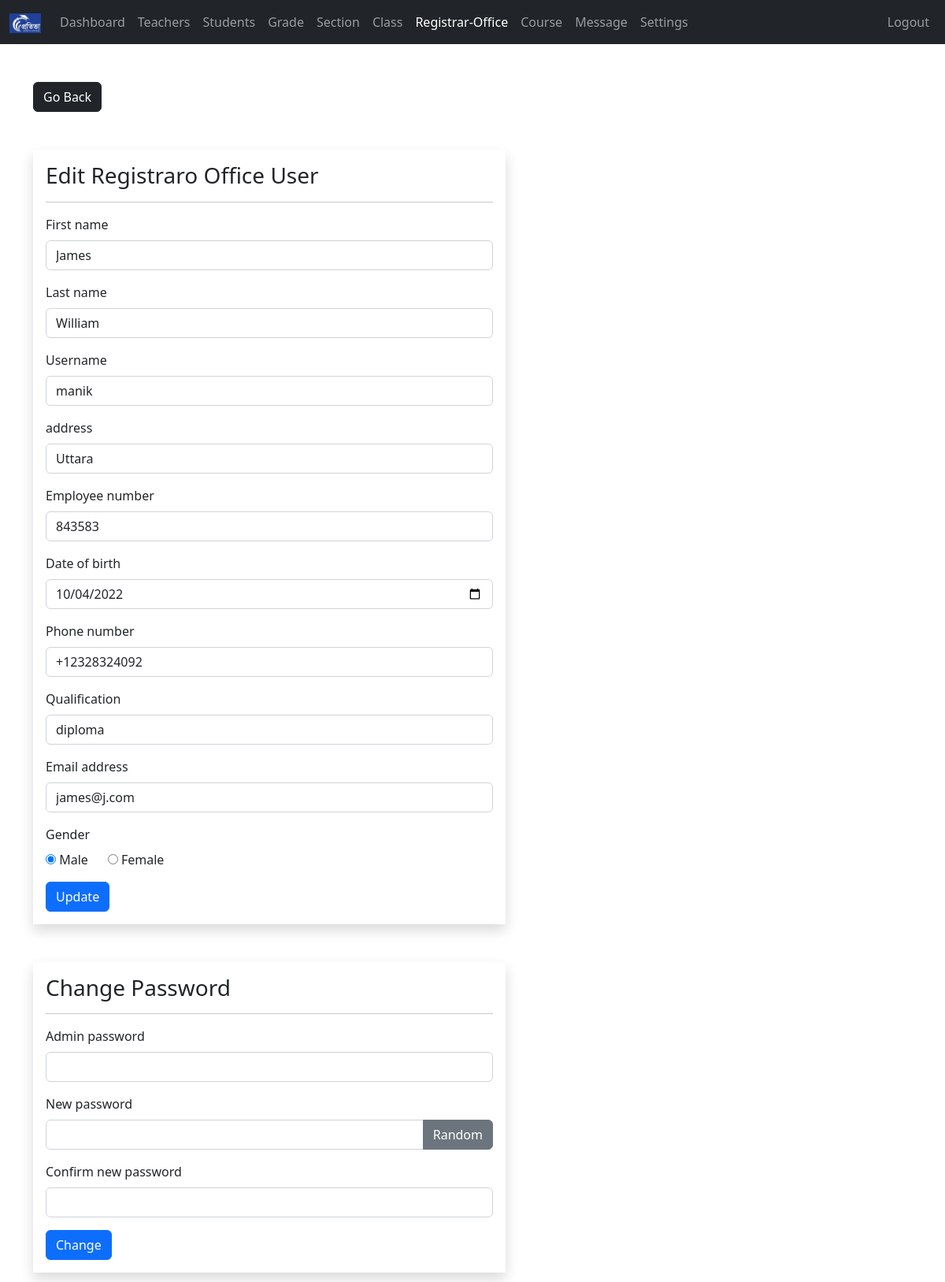
/admin/registrar-office-edit.php?r_user_id=1 (signed in), run on the app's committed database.
### tables this page shows
CREATE TABLE `registrar_office` (
  `r_user_id` int(11) NOT NULL,
  `username` varchar(127) NOT NULL,
  `password` varchar(255) NOT NULL,
  `fname` varchar(31) NOT NULL,
  `lname` varchar(31) NOT NULL,
  `address` varchar(31) NOT NULL,
  `employee_number` int(11) NOT NULL,
  `date_of_birth` date NOT NULL,
  `phone_number` varchar(31) NOT NULL,
  `qualification` varchar(31) NOT NULL,
  `gender` varchar(7) NOT NULL,
  `email_address` varchar(255) NOT NULL,
  `date_of_joined` datetime NOT NULL DEFAULT current_timestamp()
);

### admin/data/registrar_office.php (called while the page is built, shortened)
<?php
function getR_usersById($r_user_id, $conn){
  $sql = "SELECT * FROM registrar_office
          WHERE r_user_id=?";
  $stmt = $conn->prepare($sql);
  $stmt->execute([$r_user_id]);
  if ($stmt->rowCount() == 1) {
    $teacher = $stmt->fetch();
    return $teacher;
  }else {
  return 0;
  }
}

### admin/registrar-office-edit.php (the view, shortened to what this page needs)
<?php
if (isset($_SESSION['admin_id']) &&
  isset($_SESSION['role'])     &&
  isset($_GET['r_user_id'])) {
  if ($_SESSION['role'] == 'Admin') {
      include "../DB_connection.php";
      include "data/registrar_office.php";
      $r_user_id = $_GET['r_user_id'];
      $r_user = getR_usersById($r_user_id, $conn);
?>
<!DOCTYPE html>
<html lang="en">
<head>
<link rel="stylesheet" href="https://cdn.jsdelivr.net/npm/bootstrap@5.2.0/dist/css/bootstrap.min.css">
<link rel="stylesheet" href="../css/style.css">
<link rel="stylesheet" href="https://cdnjs.cloudflare.com/ajax/libs/font-awesome/4.7.0/css/font-awesome.min.css">
</head>
<body>
  <?php
      include "inc/navbar.php";
    ?>
    <div class="container mt-5">
      <a href="registrar-office.php"
          class="btn btn-dark">Go Back</a>
      <form method="post"
            class="shadow p-3 mt-5 form-w"
            action="req/registrar-office-edit.php">
      <h3>Edit Registraro Office User</h3><hr>
      <div class="mb-3">
        <label class="form-label">First name</label>
        <input type="text"
                class="form-control"
                value="<?=$r_user['fname']?>"
                name="fname">
      </div>
      <div class="mb-3">
        <label class="form-label">Last name</label>
        <input type="text"
                class="form-control"
                value="<?=$r_user['lname']?>"
                name="lname">
      </div>
      <div class="mb-3">
        <label class="form-label">Username</label>
        <input type="text"
                class="form-control"
                value="<?=$r_user['username']?>"
                name="username">
      </div>
      <div class="mb-3">
        <label class="form-label">address</label>
        <input type="text"
                class="form-control"
                value="<?=$r_user['address']?>"
                name="address">
      </div>
      <div class="mb-3">
        <label class="form-label">Employee number</label>
        <input type="text"
                class="form-control"
                value="<?=$r_user['employee_number']?>"
                name="employee_number">
      </div>
      <div class="mb-3">
        <label class="form-label">Date of birth</label>
        <input type="date"
                class="form-control"
                value="<?=$r_user['date_of_birth']?>"
                name="date_of_birth">
      </div>
      <div class="mb-3">
        <label class="form-label">Phone number</label>
        <input type="text"
                class="form-control"
                value="<?=$r_user['phone_number']?>"
                name="phone_number">
      </div>
      <div class="mb-3">
        <label class="form-label">Qualification</label>
        <input type="text"
                class="form-control"
                value="<?=$r_user['qualification']?>"
                name="qualification">
      </div>
      <div class="mb-3">
        <label class="form-label">Email address</label>
        <input type="text"
                class="form-control"
                value="<?=$r_user['email_address']?>"
                name="email_address">
      </div>
      <div class="mb-3">
        <label class="form-label">Gender</label><br>
        <input type="radio"
                value="Male"
                <?php if($r_user['gender'] == 'Male') echo 'checked';  ?>
                name="gender"> Male
                &nbsp;&nbsp;&nbsp;&nbsp;
        <input type="radio"
                value="Female"
                <?php if($r_user['gender'] == 'Female') echo 'checked';  ?>
                name="gender"> Female
      </div>
    <button type="submit"
            class="btn btn-primary">
            Update</button>
    </form>
    <form method="post"
            class="shadow p-3 my-5 form-w"
            action="req/registrar-office-change.php"
            id="change_password">
      <h3>Change Password</h3><hr>
      <div class="mb-3">
          <div class="mb-3">
          <label class="form-label">Admin password</label>
              <input type="password"
                      class="form-control"
                      name="admin_pass">
        </div>
          <label class="form-label">New password </label>
          <div class="input-group mb-3">
              <input type="text"
                      class="form-control"
                      name="new_pass"
                      id="passInput">
              <button class="btn btn-secondary"
                      id="gBtn">
                      Random</button>
          </div>
        </div>
        <div class="mb-3">
          <label class="form-label">Confirm new password  </label>
              <input type="text"
                      class="form-control"
                      name="c_new_pass"
                      id="passInput2">
        </div>
        <button type="submit"
            class="btn btn-primary">
            Change</button>
      </form>
    </div>
</body>
</html>
<?php
}else {
  header("Location: teacher.php");
  exit;
}
}else {
header("Location: teacher.php");
exit;
}
?>

### css/style.css (style rules this page uses)
.form-w { max-width: 600px; width: 100%; }

### data on the page
registrar_office: fname "James", lname "William", username "manik", address "Uttara", employee_number "843583", date_of_birth "10/04/2022", phone_number "+12328324092", qualification "diploma", email_address "james@j.com", gender "☑"
